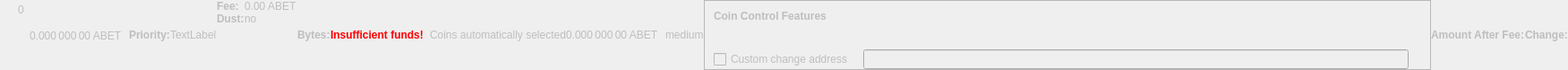
    <widget class="QWidget" name="dummyHideWidget" native="true">
     <property name="enabled">
      <bool>false</bool>
     </property>
     <property name="maximumSize">
      <size>
       <width>100</width>
       <height>22</height>
      </size>
     </property>
     <layout class="QHBoxLayout" name="dummyHideLayout">
      <property name="spacing">
       <number>0</number>
      </property>
      <property name="margin">
       <number>0</number>
      </property>
      <item>
       <layout class="QFormLayout" name="formLayoutCoinControl1">
        <property name="horizontalSpacing">
         <number>10</number>
        </property>
        <property name="verticalSpacing">
         <number>14</number>
        </property>
        <property name="leftMargin">
         <number>10</number>
        </property>
        <property name="topMargin">
         <number>4</number>
        </property>
        <property name="rightMargin">
         <number>6</number>
        </property>
        <item row="0" column="1">
         <widget class="QLabel" name="labelCoinControlBytes">
          <property name="cursor">
           <cursorShape>IBeamCursor</cursorShape>
          </property>
          <property name="contextMenuPolicy">
           <enum>Qt::ActionsContextMenu</enum>
          </property>
          <property name="text">
           <string notr="true">0</string>
          </property>
          <property name="textInteractionFlags">
           <set>Qt::LinksAccessibleByMouse|Qt::TextSelectableByKeyboard|Qt::TextSelectableByMouse</set>
          </property>
         </widget>
        </item>
       </layout>
      </item>
      <item>
       <widget class="QLabel" name="labelCoinControlAfterFee">
        <property name="enabled">
         <bool>false</bool>
        </property>
        <property name="sizePolicy">
         <sizepolicy hsizetype="Fixed" vsizetype="Fixed">
          <horstretch>0</horstretch>
          <verstretch>0</verstretch>
         </sizepolicy>
        </property>
        <property name="minimumSize">
         <size>
          <width>111</width>
          <height>12</height>
         </size>
        </property>
        <property name="maximumSize">
         <size>
          <width>111</width>
          <height>12</height>
         </size>
        </property>
        <property name="cursor">
         <cursorShape>IBeamCursor</cursorShape>
        </property>
        <property name="contextMenuPolicy">
         <enum>Qt::ActionsContextMenu</enum>
        </property>
        <property name="text">
         <string notr="true">0.000 000 00 ABET</string>
        </property>
        <property name="textInteractionFlags">
         <set>Qt::LinksAccessibleByMouse|Qt::TextSelectableByKeyboard|Qt::TextSelectableByMouse</set>
        </property>
       </widget>
      </item>
      <item>
       <widget class="QLabel" name="labelCoinControlPriorityText">
        <property name="enabled">
         <bool>false</bool>
        </property>
        <property name="font">
         <font>
          <weight>75</weight>
          <bold>true</bold>
         </font>
        </property>
        <property name="text">
         <string>Priority:</string>
        </property>
       </widget>
      </item>
      <item>
       <layout class="QHBoxLayout" name="horizontalLayout">
        <item>
         <widget class="QLabel" name="WarningLabel">
          <property name="text">
           <string>TextLabel</string>
          </property>
         </widget>
        </item>
       </layout>
      </item>
      <item>
       <layout class="QFormLayout" name="formLayoutCoinControl3">
        <property name="horizontalSpacing">
         <number>0</number>
        </property>
        <property name="verticalSpacing">
         <number>0</number>
        </property>
        <property name="leftMargin">
         <number>0</number>
        </property>
        <property name="topMargin">
         <number>0</number>
        </property>
        <property name="rightMargin">
         <number>0</number>
        </property>
        <item row="0" column="0">
         <widget class="QLabel" name="labelCoinControlFeeText">
          <property name="enabled">
           <bool>false</bool>
          </property>
          <property name="font">
           <font>
            <weight>75</weight>
            <bold>true</bold>
           </font>
          </property>
          <property name="text">
           <string>Fee:</string>
          </property>
          <property name="margin">
           <number>0</number>
          </property>
         </widget>
        </item>
        <item row="0" column="1">
         <widget class="QLabel" name="labelCoinControlFee">
          <property name="enabled">
           <bool>false</bool>
          </property>
          <property name="cursor">
           <cursorShape>IBeamCursor</cursorShape>
          </property>
          <property name="contextMenuPolicy">
           <enum>Qt::ActionsContextMenu</enum>
          </property>
          <property name="text">
           <string notr="true">0.00 ABET</string>
          </property>
          <property name="textInteractionFlags">
           <set>Qt::LinksAccessibleByMouse|Qt::TextSelectableByKeyboard|Qt::TextSelectableByMouse</set>
          </property>
         </widget>
        </item>
        <item row="1" column="0">
         <widget class="QLabel" name="labelCoinControlLowOutputText">
          <property name="enabled">
           <bool>false</bool>
          </property>
          <property name="font">
           <font>
            <weight>75</weight>
            <bold>true</bold>
           </font>
          </property>
          <property name="text">
           <string>Dust:</string>
          </property>
         </widget>
        </item>
        <item row="1" column="1">
         <widget class="QLabel" name="labelCoinControlLowOutput">
          <property name="enabled">
           <bool>false</bool>
          </property>
          <property name="cursor">
           <cursorShape>IBeamCursor</cursorShape>
          </property>
          <property name="contextMenuPolicy">
           <enum>Qt::ActionsContextMenu</enum>
          </property>
          <property name="text">
           <string>no</string>
          </property>
          <property name="textInteractionFlags">
           <set>Qt::LinksAccessibleByMouse|Qt::TextSelectableByKeyboard|Qt::TextSelectableByMouse</set>
          </property>
         </widget>
        </item>
       </layout>
      </item>
      <item>
       <widget class="QLabel" name="labelCoinControlBytesText">
        <property name="enabled">
         <bool>false</bool>
        </property>
        <property name="font">
         <font>
          <weight>75</weight>
          <bold>true</bold>
         </font>
        </property>
        <property name="text">
         <string>Bytes:</string>
        </property>
       </widget>
      </item>
      <item>
       <layout class="QFormLayout" name="formLayoutCoinControl2">
        <property name="horizontalSpacing">
         <number>0</number>
        </property>
        <property name="verticalSpacing">
         <number>0</number>
        </property>
        <property name="leftMargin">
         <number>0</number>
        </property>
        <property name="topMargin">
         <number>0</number>
        </property>
        <property name="rightMargin">
         <number>0</number>
        </property>
       </layout>
      </item>
      <item>
       <layout class="QHBoxLayout" name="horizontalLayoutCoinControl2">
        <property name="spacing">
         <number>0</number>
        </property>
        <property name="bottomMargin">
         <number>0</number>
        </property>
       </layout>
      </item>
      <item>
       <widget class="QLabel" name="labelCoinControlInsuffFunds">
        <property name="enabled">
         <bool>false</bool>
        </property>
        <property name="minimumSize">
         <size>
          <width>0</width>
          <height>0</height>
         </size>
        </property>
        <property name="font">
         <font>
          <weight>75</weight>
          <bold>true</bold>
         </font>
        </property>
        <property name="styleSheet">
         <string notr="true">color:red;font-weight:bold;</string>
        </property>
        <property name="text">
         <string>Insufficient funds!</string>
        </property>
        <property name="margin">
         <number>5</number>
        </property>
       </widget>
      </item>
      <item>
       <layout class="QFormLayout" name="formLayoutCoinControl4">
        <property name="horizontalSpacing">
         <number>0</number>
        </property>
        <property name="verticalSpacing">
         <number>0</number>
        </property>
        <property name="leftMargin">
         <number>0</number>
        </property>
        <property name="topMargin">
         <number>0</number>
        </property>
        <property name="rightMargin">
         <number>0</number>
        </property>
       </layout>
      </item>
      <item>
       <widget class="QLabel" name="labelCoinControlChangeLabel">
        <property name="enabled">
         <bool>false</bool>
        </property>
        <property name="sizePolicy">
         <sizepolicy hsizetype="Preferred" vsizetype="Expanding">
          <horstretch>0</horstretch>
          <verstretch>0</verstretch>
         </sizepolicy>
        </property>
        <property name="minimumSize">
         <size>
          <width>0</width>
          <height>0</height>
         </size>
        </property>
        <property name="text">
         <string/>
        </property>
        <property name="margin">
         <number>3</number>
        </property>
       </widget>
      </item>
      <item>
       <widget class="QLabel" name="labelCoinControlAutomaticallySelected">
        <property name="enabled">
         <bool>false</bool>
        </property>
        <property name="sizePolicy">
         <sizepolicy hsizetype="Fixed" vsizetype="Fixed">
          <horstretch>0</horstretch>
          <verstretch>0</verstretch>
         </sizepolicy>
        </property>
        <property name="minimumSize">
         <size>
          <width>0</width>
          <height>0</height>
         </size>
        </property>
        <property name="maximumSize">
         <size>
          <width>240</width>
          <height>16777215</height>
         </size>
        </property>
        <property name="text">
         <string>Coins automatically selected</string>
        </property>
        <property name="margin">
         <number>5</number>
        </property>
       </widget>
      </item>
      <item>
       <widget class="QLabel" name="labelCoinControlChange">
        <property name="enabled">
         <bool>false</bool>
        </property>
        <property name="sizePolicy">
         <sizepolicy hsizetype="Fixed" vsizetype="Fixed">
          <horstretch>0</horstretch>
          <verstretch>0</verstretch>
         </sizepolicy>
        </property>
        <property name="minimumSize">
         <size>
          <width>111</width>
          <height>0</height>
         </size>
        </property>
        <property name="maximumSize">
         <size>
          <width>111</width>
          <height>16777215</height>
         </size>
        </property>
        <property name="cursor">
         <cursorShape>IBeamCursor</cursorShape>
        </property>
        <property name="contextMenuPolicy">
         <enum>Qt::ActionsContextMenu</enum>
        </property>
        <property name="text">
         <string notr="true">0.000 000 00 ABET</string>
        </property>
        <property name="textInteractionFlags">
         <set>Qt::LinksAccessibleByMouse|Qt::TextSelectableByKeyboard|Qt::TextSelectableByMouse</set>
        </property>
       </widget>
      </item>
      <item>
       <widget class="QLabel" name="labelCoinControlPriority">
        <property name="enabled">
         <bool>false</bool>
        </property>
        <property name="cursor">
         <cursorShape>IBeamCursor</cursorShape>
        </property>
        <property name="contextMenuPolicy">
         <enum>Qt::ActionsContextMenu</enum>
        </property>
        <property name="text">
         <string>medium</string>
        </property>
        <property name="textInteractionFlags">
         <set>Qt::LinksAccessibleByMouse|Qt::TextSelectableByKeyboard|Qt::TextSelectableByMouse</set>
        </property>
       </widget>
      </item>
      <item>
       <widget class="QFrame" name="frameCoinControl">
        <property name="sizePolicy">
         <sizepolicy hsizetype="Expanding" vsizetype="Expanding">
          <horstretch>0</horstretch>
          <verstretch>0</verstretch>
         </sizepolicy>
        </property>
        <property name="maximumSize">
         <size>
          <width>16777215</width>
          <height>16777215</height>
         </size>
        </property>
        <property name="frameShape">
         <enum>QFrame::StyledPanel</enum>
        </property>
        <property name="frameShadow">
         <enum>QFrame::Sunken</enum>
        </property>
        <layout class="QVBoxLayout" name="verticalLayoutCoinControl2_2">
         <property name="spacing">
          <number>0</number>
         </property>
         <property name="margin">
          <number>0</number>
         </property>
         <item>
          <layout class="QVBoxLayout" name="verticalLayoutCoinControl" stretch="0,0,0,1">
           <property name="spacing">
            <number>0</number>
           </property>
           <property name="leftMargin">
            <number>10</number>
           </property>
           <property name="topMargin">
            <number>10</number>
           </property>
           <item>
            <layout class="QHBoxLayout" name="horizontalLayoutCoinControl1">
             <property name="bottomMargin">
              <number>15</number>
             </property>
             <item>
              <widget class="QLabel" name="labelCoinControlFeatures">
               <property name="enabled">
                <bool>false</bool>
               </property>
               <property name="sizePolicy">
                <sizepolicy hsizetype="Preferred" vsizetype="Maximum">
                 <horstretch>0</horstretch>
                 <verstretch>0</verstretch>
                </sizepolicy>
               </property>
               <property name="font">
                <font>
                 <weight>75</weight>
                 <bold>true</bold>
                </font>
               </property>
               <property name="styleSheet">
                <string notr="true">font-weight:bold;</string>
               </property>
               <property name="text">
                <string>Coin Control Features</string>
               </property>
              </widget>
             </item>
            </layout>
           </item>
           <item>
            <widget class="QWidget" name="widgetCoinControl" native="true">
             <property name="sizePolicy">
              <sizepolicy hsizetype="Preferred" vsizetype="Preferred">
               <horstretch>0</horstretch>
               <verstretch>0</verstretch>
              </sizepolicy>
             </property>
             <property name="minimumSize">
              <size>
               <width>0</width>
               <height>0</height>
              </size>
             </property>
             <property name="styleSheet">
              <string notr="true"/>
             </property>
             <layout class="QHBoxLayout" name="horizontalLayoutCoinControl5_2">
              <property name="margin">
               <number>0</number>
              </property>
              <item>
               <layout class="QHBoxLayout" name="horizontalLayoutCoinControl3">
                <property name="spacing">
                 <number>20</number>
                </property>
                <property name="topMargin">
                 <number>0</number>
                </property>
                <property name="bottomMargin">
                 <number>10</number>
                </property>
               </layout>
              </item>
             </layout>
            </widget>
           </item>
           <item>
            <layout class="QHBoxLayout" name="horizontalLayoutCoinControl4" stretch="0,0,0">
             <property name="spacing">
              <number>12</number>
             </property>
             <property name="sizeConstraint">
              <enum>QLayout::SetDefaultConstraint</enum>
             </property>
             <property name="topMargin">
              <number>5</number>
             </property>
             <property name="rightMargin">
              <number>5</number>
             </property>
             <item>
              <widget class="QCheckBox" name="checkBoxCoinControlChange">
               <property name="enabled">
                <bool>false</bool>
               </property>
               <property name="toolTip">
                <string>If this is activated, but the change address is empty or invalid, change will be sent to a newly generated address.</string>
               </property>
               <property name="text">
                <string>Custom change address</string>
               </property>
              </widget>
             </item>
             <item>
              <widget class="QValidatedLineEdit" name="lineEditCoinControlChange">
               <property name="enabled">
                <bool>false</bool>
               </property>
               <property name="sizePolicy">
                <sizepolicy hsizetype="Expanding" vsizetype="Fixed">
                 <horstretch>0</horstretch>
                 <verstretch>0</verstretch>
                </sizepolicy>
               </property>
              </widget>
             </item>
             <item>
              <widget class="QLabel" name="labelCoinControlChangeLabel_2">
               <property name="sizePolicy">
                <sizepolicy hsizetype="Preferred" vsizetype="Expanding">
                 <horstretch>0</horstretch>
                 <verstretch>0</verstretch>
                </sizepolicy>
               </property>
               <property name="minimumSize">
                <size>
                 <width>0</width>
                 <height>0</height>
                </size>
               </property>
               <property name="text">
                <string/>
               </property>
               <property name="margin">
                <number>3</number>
               </property>
              </widget>
             </item>
            </layout>
           </item>
           <item>
            <spacer name="verticalSpacerCoinControl">
             <property name="orientation">
              <enum>Qt::Vertical</enum>
             </property>
             <property name="sizeHint" stdset="0">
              <size>
               <width>800</width>
               <height>1</height>
              </size>
             </property>
            </spacer>
           </item>
          </layout>
         </item>
        </layout>
       </widget>
      </item>
      <item>
       <widget class="QLabel" name="labelCoinControlAfterFeeText">
        <property name="enabled">
         <bool>false</bool>
        </property>
        <property name="minimumSize">
         <size>
          <width>0</width>
          <height>0</height>
         </size>
        </property>
        <property name="maximumSize">
         <size>
          <width>16777215</width>
          <height>16777215</height>
         </size>
        </property>
        <property name="font">
         <font>
          <weight>75</weight>
          <bold>true</bold>
         </font>
        </property>
        <property name="text">
         <string>Amount After Fee:</string>
        </property>
        <property name="alignment">
         <set>Qt::AlignLeading|Qt::AlignLeft|Qt::AlignVCenter</set>
        </property>
        <property name="margin">
         <number>0</number>
        </property>
       </widget>
      </item>
      <item>
       <widget class="QLabel" name="labelCoinControlChangeText">
        <property name="enabled">
         <bool>false</bool>
        </property>
        <property name="sizePolicy">
         <sizepolicy hsizetype="Preferred" vsizetype="Preferred">
          <horstretch>0</horstretch>
          <verstretch>0</verstretch>
         </sizepolicy>
        </property>
        <property name="minimumSize">
         <size>
          <width>0</width>
          <height>0</height>
         </size>
        </property>
        <property name="maximumSize">
         <size>
          <width>16777215</width>
          <height>16777215</height>
         </size>
        </property>
        <property name="font">
         <font>
          <weight>75</weight>
          <bold>true</bold>
         </font>
        </property>
        <property name="text">
         <string>Change:</string>
        </property>
        <property name="alignment">
         <set>Qt::AlignLeading|Qt::AlignLeft|Qt::AlignVCenter</set>
        </property>
       </widget>
      </item>
     </layout>
    </widget>
